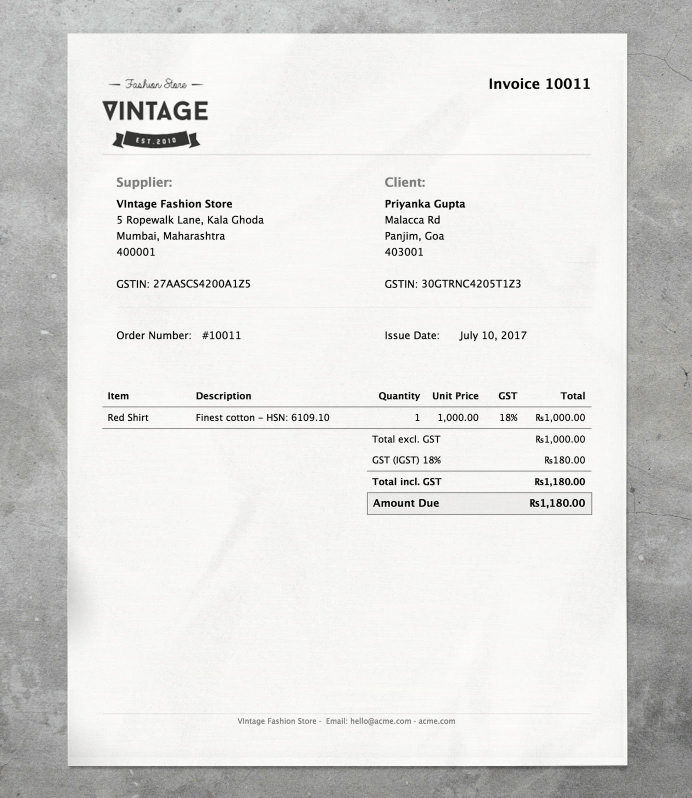
#> input picture image.jpg, 1384 x 1595 px (shown at 1/2 size)
$ python scan.py
#> lines starting #> are read from the running program, lines starting #| are printed output that depends on the picture; after the words box and inside, x2 and y2 are one past the last pixel; in counts of white or black regions, pixels touching at a corner belong together
#Packages
from skimage.filters import threshold_local
import numpy as np
import cv2
import imutils
import os

def order_points(pts):
    rect = np.zeros((4, 2), dtype="float32")
    s = pts.sum(axis=1)
    rect[0] = pts[np.argmin(s)]
    rect[2] = pts[np.argmax(s)]
    diff = np.diff(pts, axis=1)
    rect[1] = pts[np.argmin(diff)]
    rect[3] = pts[np.argmax(diff)]
    return rect

def four_point_transform(image, pts):
    rect = order_points(pts)
    (tl, tr, br, bl) = rect

    widthA = np.linalg.norm(br - bl)
    widthB = np.linalg.norm(tr - tl)
    maxWidth = max(int(widthA), int(widthB))

    heightA = np.linalg.norm(tr - br)
    heightB = np.linalg.norm(tl - bl)
    maxHeight = max(int(heightA), int(heightB))

    dst = np.array([
        [0, 0],
        [maxWidth - 1, 0],
        [maxWidth - 1, maxHeight - 1],
        [0, maxHeight - 1]], dtype="float32")

    M = cv2.getPerspectiveTransform(rect, dst)
    warped = cv2.warpPerspective(image, M, (maxWidth, maxHeight))

    return warped

# Get user input for image path
image_path = input("Enter the path to the image to be scanned: ")
#> the answer given: image.jpg
output_path = input("Enter the output filename (default: scanned_document.jpg): ") or "scanned_document.jpg"
#> the answer given: out.png

# Verify the image file exists
if not os.path.exists(image_path):
    print(f"Error: Could not find image file at {image_path}")
    exit()

# load the image and compute the ratio of the old height
# to the new height, clone it, and resize it
try:
    image = cv2.imread(image_path)
#> image is the input picture: shape (1595, 1384, 3); mean B, G, R 219.1, 221, 221.1
    if image is None:
        print(f"Error: Could not load image file at {image_path}")
        exit()

    ratio = image.shape[0] / 500.0
#> ratio = 3.19
    orig = image.copy()
    image = imutils.resize(image, height=500)
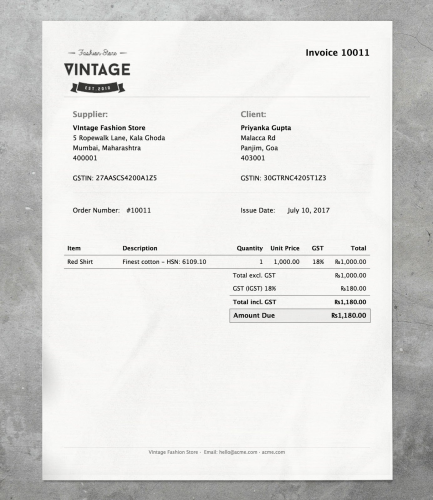
#> image: shape (500, 433, 3); mean B, G, R 219.1, 221, 221.1
except Exception as e:
    print(f"Error processing image: {e}")
    exit()

# convert the image to grayscale, blur it, and find edges
# in the image
gray = cv2.cvtColor(image, cv2.COLOR_BGR2GRAY)
gray = cv2.GaussianBlur(gray, (5, 5), 0)
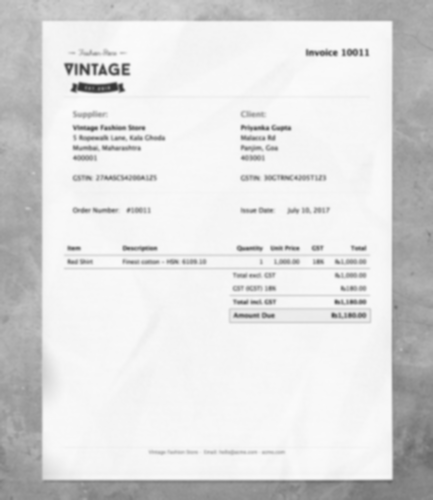
#> gray: shape (500, 433); min 53, max 251, mean 220.9
edged = cv2.Canny(gray, 75, 200)
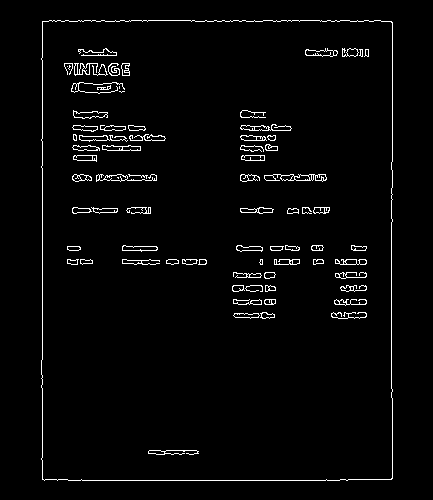
#> edged: shape (500, 433); 2.8% white in thin lines or dots, all inside (x1, y1, x2, y2) = (41, 20, 393, 481)

# find the contours in the edged image, keeping only the
# largest ones, and initialize the screen contour
cnts = cv2.findContours(edged.copy(), cv2.RETR_LIST, cv2.CHAIN_APPROX_SIMPLE)
#> cnts = 178 contours, 51 with area under 20; largest, box (x1, y1, x2, y2) and area: (41, 20, 393, 481) 160586, (41, 20, 393, 481) 160582, (264, 174, 327, 182) 268, (73, 110, 108, 119) 164, (305, 48, 338, 57) 158
cnts = imutils.grab_contours(cnts)
cnts = sorted(cnts, key=cv2.contourArea, reverse=True)[:5]
#> cnts = 5 contours; box (x1, y1, x2, y2) and area: (41, 20, 393, 481) 160586, (41, 20, 393, 481) 160582, (264, 174, 327, 182) 268, (73, 110, 108, 119) 164, (305, 48, 338, 57) 158

# Initialize screenCnt
screenCnt = None

# loop over the contours
for c in cnts:
    # approximate the contour
    peri = cv2.arcLength(c, True)
    approx = cv2.approxPolyDP(c, 0.02 * peri, True)

    # if our approximated contour has four points, then we
    # can assume that we have found our screen
    if len(approx) == 4:
        screenCnt = approx
        break
#> this loop made 1 pass
#> (peri, screenCnt) on pass 1: (1660.4, [[42, 21], [42, 479], [391, 479], [392, 22]])

# If no suitable contour is found, exit
if screenCnt is None:
    print("Could not find document contour. Check the image or try a different one.")
    exit()

# apply the four point transform to obtain a top-down
# view of the original image
warped = four_point_transform(orig, screenCnt.reshape(4, 2) * ratio)
#> in order_points, `s = pts.sum(axis=1)`: s = [201, 1662, 2775.3, 1320.7]
#> in order_points, `diff = np.diff(pts, axis=1)`: diff = [-66.99, 1394, 280.7, -1180.3]
#> in four_point_transform, `rect = order_points(pts)`: rect = [[134, 66.99], [1250.5, 70.18], [1247.3, 1528], [134, 1528]]
#> in four_point_transform, `(tl, tr, br, bl) = rect`: tl = [134, 66.99]; tr = [1250.5, 70.18]; br = [1247.3, 1528]; bl = [134, 1528]
#> in four_point_transform, `widthA = np.linalg.norm(br - bl)`: widthA = 1113.3
#> in four_point_transform, `widthB = np.linalg.norm(tr - tl)`: widthB = 1116.5
#> in four_point_transform, `maxWidth = max(int(widthA), int(widthB))`: maxWidth = 1116
#> in four_point_transform, `heightA = np.linalg.norm(tr - br)`: heightA = 1457.8
#> in four_point_transform, `heightB = np.linalg.norm(tl - bl)`: heightB = 1461
#> in four_point_transform, `dst = np.array([ [0, 0], [maxWidth - 1, 0], [maxWidth - 1, maxHeight -..`: dst = [[0, 0], [1115, 0], [1115, 1460], [0, 1460]]
#> in four_point_transform, `M = cv2.getPerspectiveTransform(rect, dst)`: M = [[0.996, 1.01e-17, -133.5], [-0.00285, 0.996, -66.34], [-1.95e-06, -1.96e-06, 1]]
#> in four_point_transform, `warped = cv2.warpPerspective(image, M, (maxWidth, maxHeight))`:
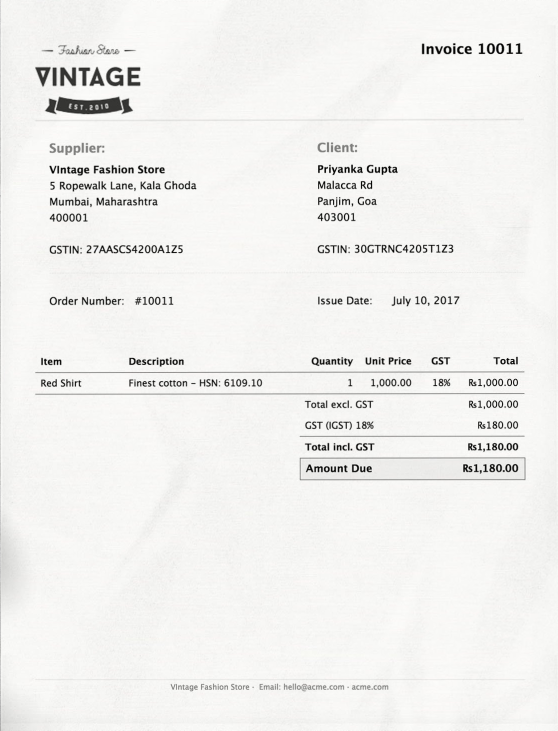
#> warped: shape (1461, 1116, 3) (shown at 1/2 size); mean B, G, R 238.3, 240.3, 240.6

# convert the warped image to grayscale, then threshold it
# to give it that 'black and white' paper effect
warped = cv2.cvtColor(warped, cv2.COLOR_BGR2GRAY)
#> warped: shape (1461, 1116)
T = threshold_local(warped, 11, offset=10, method="gaussian")
warped = (warped > T).astype("uint8") * 255
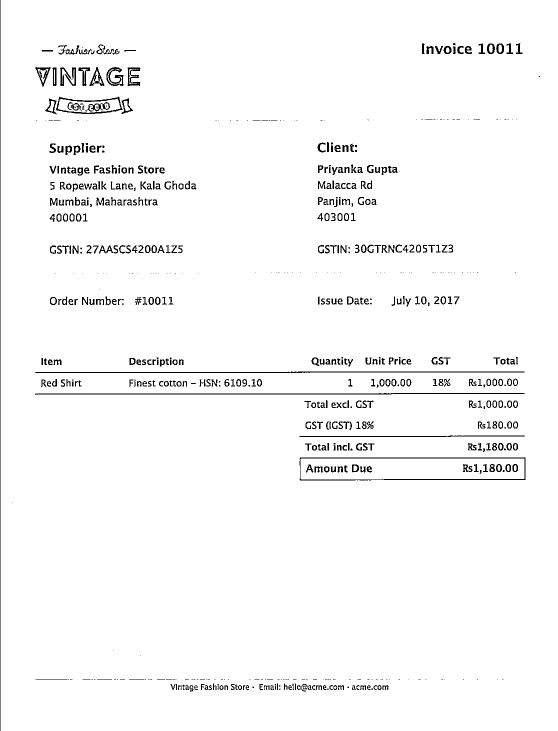
#> warped: shape (1461, 1116) (shown at 1/2 size); 97.4% white; black in thin lines or dots

# Save the scanned image to the specified output path
try:
    cv2.imwrite(output_path, warped)
    print(f"Processing complete! Scanned document saved")
except Exception as e:
    print(f"Error saving output file: {e}")
